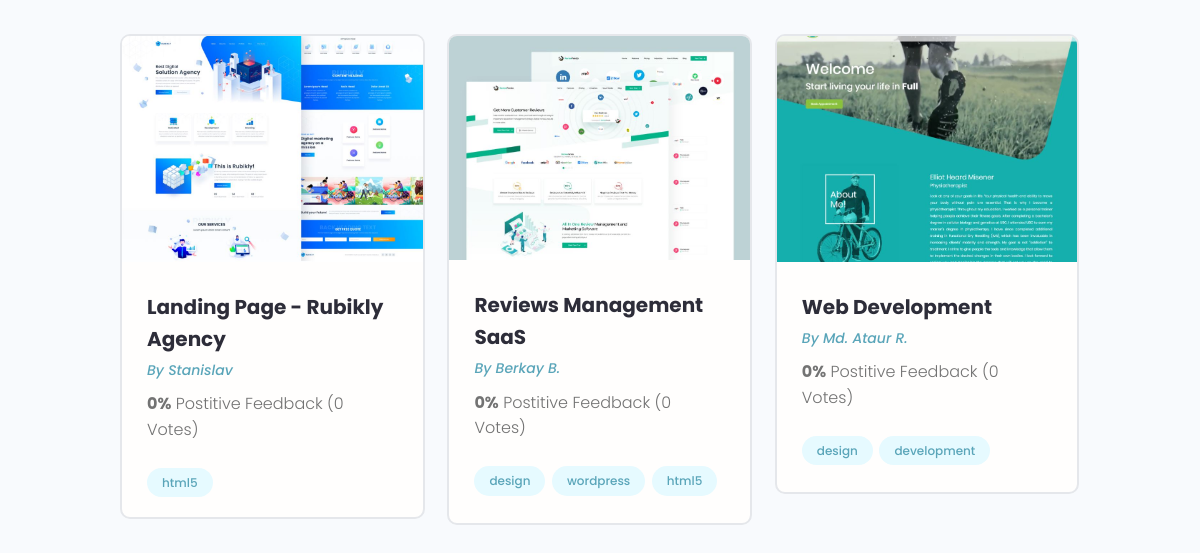
The page /projects/ (lower part) on the database as committed earlier.
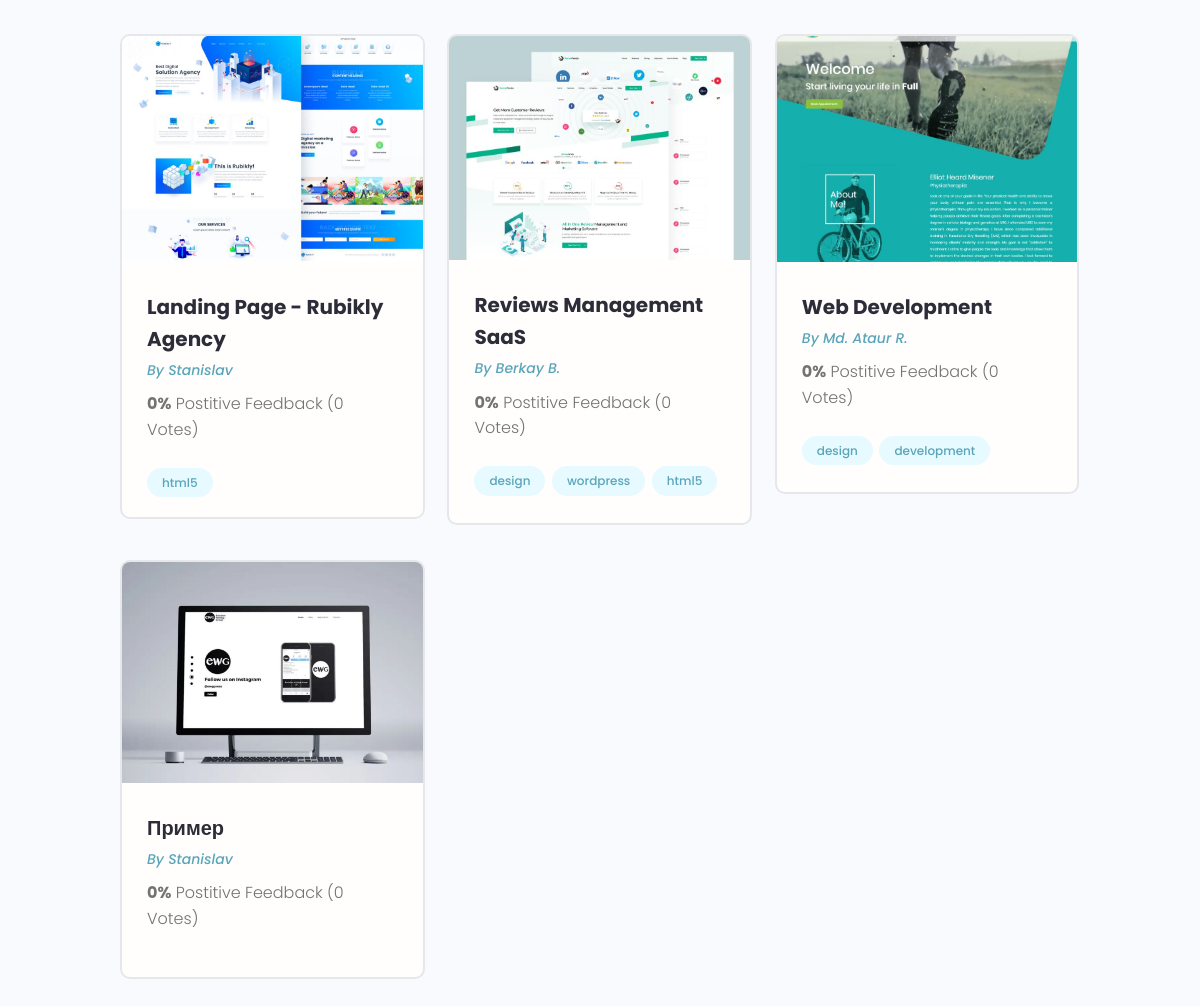
The same page on the database as committed later.
### projects/models.py (models this page shows, shortened)
class Project(models.Model):
    owner = models.ForeignKey(Profile, on_delete=models.SET_NULL, null=True, blank=True)
    title = models.CharField(max_length=200) # Название самого какого то проекта
    description = models.TextField(null=True, blank=True) # Поле по больше(Пустое поле, по умолчанию null)
    featured_image = models.ImageField(null=True, blank=True, upload_to='projects/%Y/%m/%d/', default='default.jpg') # Поле для изображения, поле будет заполняться динамически. upload_to - указывает по какому пути будет загружаться изображение. default='default.jpg' не указываем путь к папке, значит она должна лежать в медиа.
    demo_link = models.CharField(max_length=2000, null=True, blank=True) # будет два перехода
    source_link = models.CharField(max_length=2000, null=True, blank=True)
    tags = models.ManyToManyField('Tag', blank=True)
    vote_total = models.IntegerField(default=0, null=True, blank=True) # для подсчёта кол-ва процентов
    vote_ratio = models.IntegerField(default=0, null=True, blank=True) # для подсчёта кол-ва
    created = models.DateTimeField(auto_now_add=True)  # Дата создания какого-то проекта.

class Tag(models.Model):
    name = models.CharField(max_length=200)
    created = models.DateTimeField(auto_now_add=True) # Дата создания тега
    def __str__(self):
        return self.name

### users/models.py (models this page shows, shortened)
class Profile(models.Model):
    user = models.OneToOneField(User, on_delete=models.CASCADE, null=True, blank=True)  # Один профиль пользователя может быть связан с одним зарегистрированным пользователем, у которого могут быть проекты и т.д. Что бы одна регистрационная учётка соответствовала одному профилю пользователя.
    name = models.CharField(max_length=200, blank=True, null=True)
    email = models.EmailField(max_length=500, blank=True, null=True)  # что бы у него проходила валидация от самого django
    username = models.CharField(max_length=200, blank=True, null=True)
    short_info = models.CharField(max_length=200, blank=True, null=True)  # краткое описание
    bio = models.TextField(blank=True, null=True)
    profile_image = models.ImageField(blank=True, null=True, upload_to='profiles/', default='profiles/user-default.png')
    social_github = models.CharField(max_length=200, blank=True, null=True)
    social_youtube = models.CharField(max_length=200, blank=True, null=True)
    social_website = models.CharField(max_length=200, blank=True, null=True)
    created = models.DateTimeField(auto_now_add=True)

### projects/views.py (the view)
# urls.py: path('projects/', include('projects.urls')),  # подключаем документ по пути, делаем главную страницу index.html
def projects(request):
    pr = Project.objects.all()
    context = {'projects': pr}
    return render(request, 'projects/projects.html', context)

### projects/templates/projects/projects.html (shortened to what this page needs)
{% extends 'projects/base.html' %}
{% block content %}
<main class="projects">
    <section class="projectsList">
        <div class="container">
            <div class="grid grid--three">
                {% for project in projects %}
                <div class="column">
                    <div class="card project">
                        <a href="{% url 'project' project.id %}" class="project">
                            <img class="project__thumbnail" src="{{ project.featured_image.url }}" alt="project thumbnail">
                            <div class="card__body">
                                <h3 class="project__title">{{ project.title }}</h3>
                                <p><a class="project__author" href="{% url 'user_profile' project.owner.id %}">By {{ project.owner.name }}</a></p>
                                <p class="project--rating">
                                    <span style="font-weight: bold;">{{ project.vote_total }}%</span> Postitive
                                    Feedback ({{ project.vote_ratio }} Vote{{ project.vote_ratio|pluralize:'s' }})
                                </p>
                                <div class="project__tags">
                                    {% for tag in project.tags.all %}
                                    <span class="tag tag--pill tag--main">
                                        <small>{{ tag }}</small>
                                    </span>
                                    {%endfor%}
                                </div>
                            </div>
                        </a>
                    </div>
                </div>
                {% endfor %}
            </div>
        </div>
    </section>
</main>
{% endblock %}

Rows that differ between the two databases and show on the page:
added Project: featured_image (placeholder picture), title "Пример", owner.name "Stanislav", vote_total "0", vote_ratio "0"
